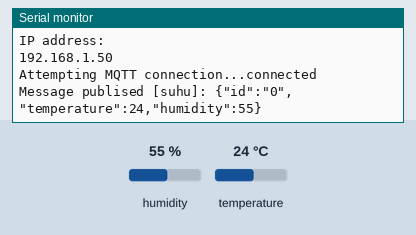
Simulated run of this sketch. Board: ESP32. Parts: the last lines printed to the serial monitor. The test bench sets the inputs (shaded band); at power-on: humidity 55 %, temperature 24 °C. WiFi joins after 1.5 s; servers stay silent unless stated; random numbers use the default seed unless the sketch sets one; no MQTT or app messages arrive unless stated.

Above: at 2.7 s.
2.8 s: humidity set to 22 %
At 12.5 s:
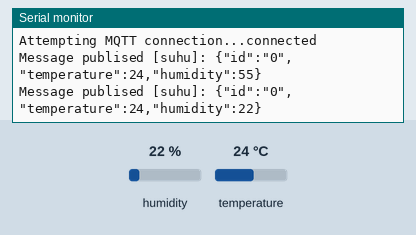
12.8 s: temperature set to 12 °C
At 22.5 s:
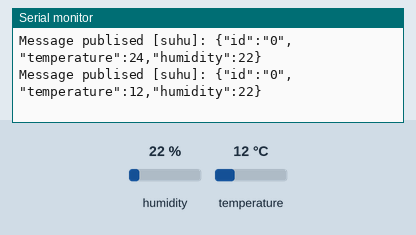
22.8 s: humidity set to 40 %
At 32.3 s:
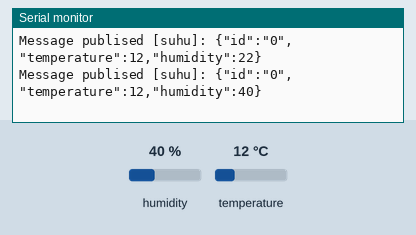
Timing chart, 0 to 33.8 s (numbered marks = the images above; inputs shaded):
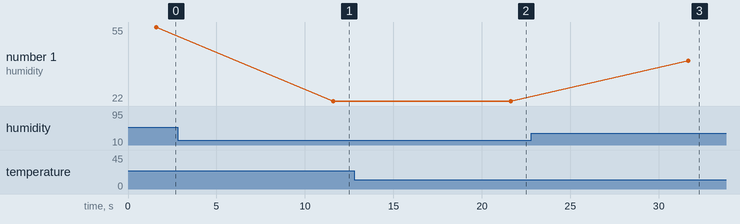

Measured:
- after the input at 2.8 s, the serial monitor: prints a new line after 8.8 s (image 1)
- after the input at 12.8 s, the serial monitor: prints a new line after 8.8 s (image 2)
- after the input at 22.8 s, the serial monitor: prints a new line after 8.9 s (image 3)
- plotted number 1: 55 → 22 after the input at 2.8 s, 22 → 40 after the input at 22.8 s

The sketch:

master.ino
```cpp
// Include Library
#include "DHT.h"
#include <WiFi.h>
#include <PubSubClient.h> // Library Publish/Subcribe MQTT
#include <WiFiClientSecure.h>
#include <esp_crt_bundle.h>
#include <ssl_client.h>

#define DHTPIN 4
#define DHTTYPE DHT11
#define SLAVE_ID "0" // Unique ID for each slave //Master

// Set Wifi
const char* ssid = "extazzy";
const char* password = "rahasiadong";

// Set MQTT Broker Connection Details
const char* mqtt_server = "7da46095fb49457299d76cefc6d90777.s2.eu.hivemq.cloud";
const char* mqtt_username = "extazzy";
const char* mqtt_password = "Sensorsuhu1";
const int mqtt_port = 8883;

// Set Client
WiFiClientSecure espClient;
PubSubClient client(espClient);

//Sensor
DHT dht(DHTPIN, DHTTYPE);

// Set Root Certificate
static const char *root_ca PROGMEM = R"EOF(
-----BEGIN CERTIFICATE-----
MIIFazCCA1OgAwIBAgIRAIIQz7DSQONZRGPgu2OCiwAwDQYJKoZIhvcNAQELBQAw
TzELMAkGA1UEBhMCVVMxKTAnBgNVBAoTIEludGVybmV0IFNlY3VyaXR5IFJlc2Vh
cmNoIEdyb3VwMRUwEwYDVQQDEwxJU1JHIFJvb3QgWDEwHhcNMTUwNjA0MTEwNDM4
WhcNMzUwNjA0MTEwNDM4WjBPMQswCQYDVQQGEwJVUzEpMCcGA1UEChMgSW50ZXJu
ZXQgU2VjdXJpdHkgUmVzZWFyY2ggR3JvdXAxFTATBgNVBAMTDElTUkcgUm9vdCBY
MTCCAiIwDQYJKoZIhvcNAQEBBQADggIPADCCAgoCggIBAK3oJHP0FDfzm54rVygc
h77ct984kIxuPOZXoHj3dcKi/vVqbvYATyjb3miGbESTtrFj/RQSa78f0uoxmyF+
0TM8ukj13Xnfs7j/EvEhmkvBioZxaUpmZmyPfjxwv60pIgbz5MDmgK7iS4+3mX6U
A5/TR5d8mUgjU+g4rk8Kb4Mu0UlXjIB0ttov0DiNewNwIRt18jA8+o+u3dpjq+sW
T8KOEUt+zwvo/7V3LvSye0rgTBIlDHCNAymg4VMk7BPZ7hm/ELNKjD+Jo2FR3qyH
B5T0Y3HsLuJvW5iB4YlcNHlsdu87kGJ55tukmi8mxdAQ4Q7e2RCOFvu396j3x+UC
B5iPNgiV5+I3lg02dZ77DnKxHZu8A/lJBdiB3QW0KtZB6awBdpUKD9jf1b0SHzUv
KBds0pjBqAlkd25HN7rOrFleaJ1/ctaJxQZBKT5ZPt0m9STJEadao0xAH0ahmbWn
OlFuhjuefXKnEgV4We0+UXgVCwOPjdAvBbI+e0ocS3MFEvzG6uBQE3xDk3SzynTn
jh8BCNAw1FtxNrQHusEwMFxIt4I7mKZ9YIqioymCzLq9gwQbooMDQaHWBfEbwrbw
qHyGO0aoSCqI3Haadr8faqU9GY/rOPNk3sgrDQoo//fb4hVC1CLQJ13hef4Y53CI
rU7m2Ys6xt0nUW7/vGT1M0NPAgMBAAGjQjBAMA4GA1UdDwEB/wQEAwIBBjAPBgNV
HRMBAf8EBTADAQH/MB0GA1UdDgQWBBR5tFnme7bl5AFzgAiIyBpY9umbbjANBgkq
hkiG9w0BAQsFAAOCAgEAVR9YqbyyqFDQDLHYGmkgJykIrGF1XIpu+ILlaS/V9lZL
ubhzEFnTIZd+50xx+7LSYK05qAvqFyFWhfFQDlnrzuBZ6brJFe+GnY+EgPbk6ZGQ
3BebYhtF8GaV0nxvwuo77x/Py9auJ/GpsMiu/X1+mvoiBOv/2X/qkSsisRcOj/KK
NFtY2PwByVS5uCbMiogziUwthDyC3+6WVwW6LLv3xLfHTjuCvjHIInNzktHCgKQ5
ORAzI4JMPJ+GslWYHb4phowim57iaztXOoJwTdwJx4nLCgdNbOhdjsnvzqvHu7Ur
TkXWStAmzOVyyghqpZXjFaH3pO3JLF+l+/+sKAIuvtd7u+Nxe5AW0wdeRlN8NwdC
jNPElpzVmbUq4JUagEiuTDkHzsxHpFKVK7q4+63SM1N95R1NbdWhscdCb+ZAJzVc
oyi3B43njTOQ5yOf+1CceWxG1bQVs5ZufpsMljq4Ui0/1lvh+wjChP4kqKOJ2qxq
4RgqsahDYVvTH9w7jXbyLeiNdd8XM2w9U/t7y0Ff/9yi0GE44Za4rF2LN9d11TPA
mRGunUHBcnWEvgJBQl9nJEiU0Zsnvgc/ubhPgXRR4Xq37Z0j4r7g1SgEEzwxA57d
emyPxgcYxn/eR44/KJ4EBs+lVDR3veyJm+kXQ99b21/+jh5Xos1AnX5iItreGCc=
-----END CERTIFICATE-----
)EOF";

// Fungsi Wifi Setup
void setup_wifi() {

  delay(10);
  Serial.println();
  Serial.print("\nConnecting to ");
  Serial.println(ssid);

  // Connect to Wifi
  WiFi.mode(WIFI_STA);
  WiFi.begin(ssid, password);

  while (WiFi.status() != WL_CONNECTED) {
    delay(500);
    Serial.print(".");
  }

  randomSeed(micros());

  // Wifi Connected
  Serial.println("");
  Serial.println("WiFi connected");
  Serial.println("IP address: ");
  Serial.println(WiFi.localIP());
}

// Fungsi ke Server Reconnect
void reconnect() {

  // Loop Hingga Reconnected
  while (!client.connected()) {
    Serial.print("Attempting MQTT connection...");

    // Membuat Random Client ID
    String clientId = "ESP32-";
    clientId += String(random(0xffff), HEX);

    // Mencoba Untuk Connect
    if (client.connect(clientId.c_str(), mqtt_username, mqtt_password)) {
      Serial.println("connected");
    } else {

      // Connection Gagal
      Serial.print("failed, rc=");
      Serial.print(client.state());
      Serial.println(" try again in 5 seconds");

      // Tunggu 5 Detik Dan Coba Lagi
      delay(5000);
    }
  }
}

// Fungsi Publish
void publishMessage(const char* topic, String payload , boolean retained){
  if (client.publish(topic, payload.c_str(), true))
      Serial.println("Message publised ["+String(topic)+"]: "+payload);
}

// Setup
void setup() {
  Serial.begin(115200);
  dht.begin();
  // Setup Connection
  setup_wifi();
  // Setup Connection Security
  #ifdef ESP8266
    espClient.setInsecure();
  #else
    espClient.setCACert(root_ca);
  #endif

  // Set Server
  client.setServer(mqtt_server, mqtt_port);


}

// Loop
void loop() {
  // Cek Apabila Client Connected
  if (!client.connected()) {
    reconnect();
  }
  client.loop();

  int h = dht.readHumidity();
  int t = dht.readTemperature();

  if (isnan(h) || isnan(t)) {
    Serial.println(F("Failed to read from DHT sensor!"));
    return;
  }

  String sensorData = "{\"id\":\"" + String(SLAVE_ID) + "\",\"temperature\":" + String(t) + ",\"humidity\":" + String(h) + "}\n";

  publishMessage("suhu", sensorData, true);
  delay(10000);
}
```
